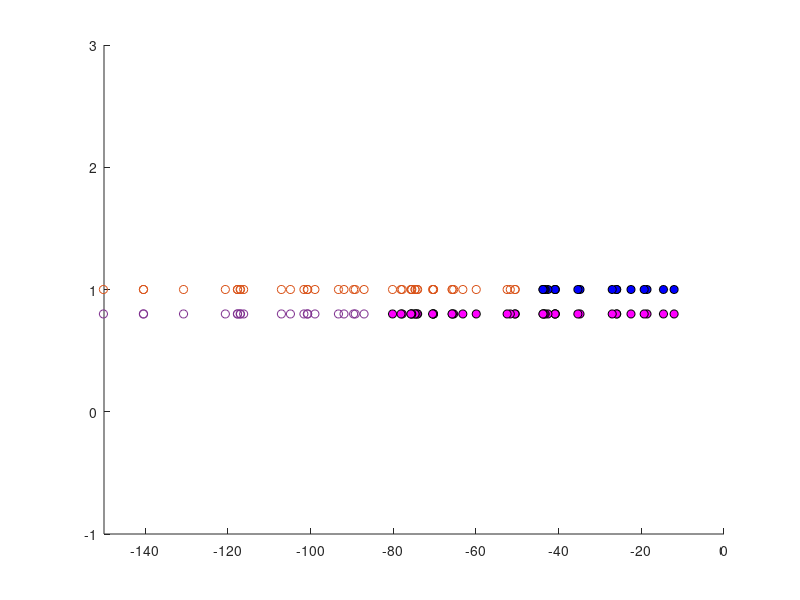

Write the MATLAB code that produced this figure.
% Generate log-normal distribution of IPIs based on MEC-4 spacing from
% Cueva et al., 2007
peak = 0.2;
width = 2.34;
rando = rng(40); %set same seed for reproducible realizations: 19, 26, 40 look nice
rand_IPI = lognrnd(peak,width,500,1);
% r_sum = cumsum(rand_IPI);
% histogram(rand_IPI,'Normalization','probability','BinWidth',0.2,'BinLimits',[0,15])

% Include only IPIs within the range plotted in Cueva et al. (less than
% 15um).
IPI_cutoff = 15;
cut_IPI = rand_IPI(rand_IPI < IPI_cutoff);

% Sum IPIs cumulatively to simulate puncta positions based on log-normal
% distribution. Include only positions up to the length of ALM (500um,
% about half the length of the body).
puncta_loc = cumsum(cut_IPI);
% sum(puncta_loc<500)
puncta_loc = puncta_loc(puncta_loc<500);

% Designate conditions for plotting a channel as open (filled circle) or
% closed (x).
% For simplicity, we'll just use the final distance at which channels are
% open for each displacement (i.e., open plus subconducting vs. closed).
% 5um stimulus: ~50um
% 10um stimulus: ~85um
dist_5 = 50;
dist_10 = 85;
open_5 = -puncta_loc( abs(puncta_loc) <= dist_5 );
closed_5 = -puncta_loc( abs(puncta_loc) > dist_5 );
open_5_y = ones(length(open_5),1);
closed_5_y = ones(length(closed_5),1);

open_10 = -puncta_loc( abs(puncta_loc) <= dist_10 );
closed_10 = -puncta_loc( abs(puncta_loc) > dist_10 );
open_10_y = ones(length(open_10),1)*0.8;
closed_10_y = ones(length(closed_10),1)*0.8;

figure();hold on;
scatter(open_5,open_5_y,'MarkerFaceColor','b','MarkerEdgeColor','k')
scatter(closed_5,closed_5_y,'kx')
scatter(open_10,open_10_y,'MarkerFaceColor','m','MarkerEdgeColor','k')
scatter(closed_10,closed_10_y,'kx')
ylim([-1 3])
xlim([-150 0])